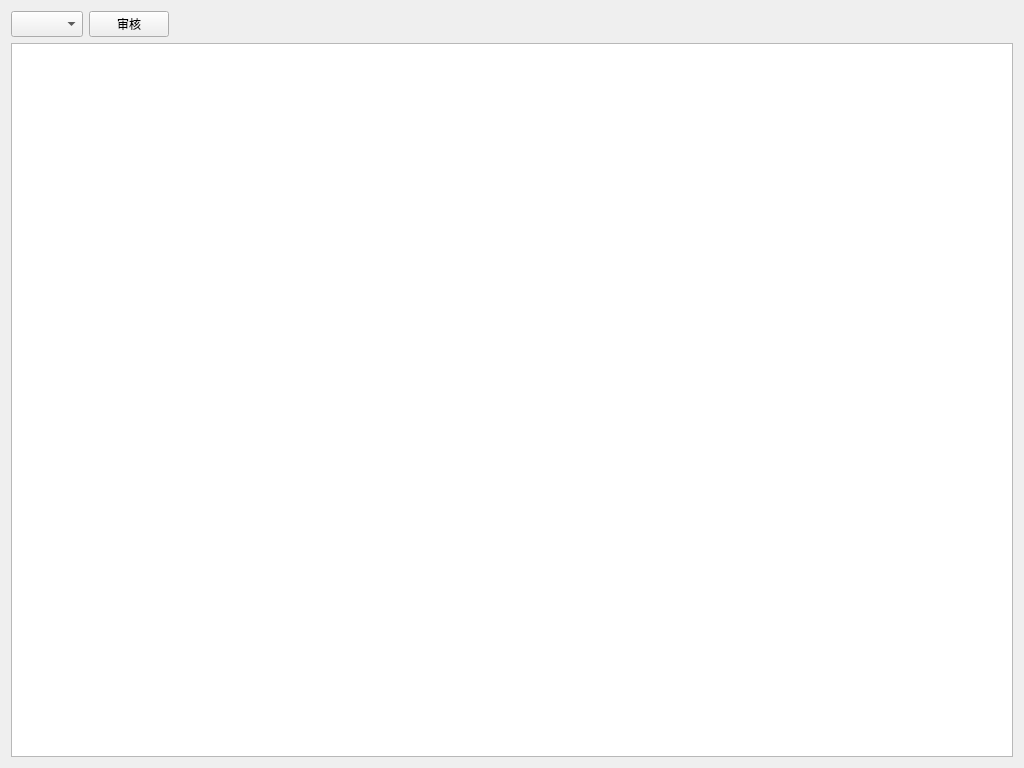
<?xml version="1.0" encoding="UTF-8"?>
<ui version="4.0">
 <class>Quote_check</class>
 <widget class="QWidget" name="Quote_check">
  <property name="geometry">
   <rect>
    <x>0</x>
    <y>0</y>
    <width>1024</width>
    <height>768</height>
   </rect>
  </property>
  <property name="windowTitle">
   <string>报价审核</string>
  </property>
  <property name="toolTip">
   <string/>
  </property>
  <layout class="QGridLayout" name="gridLayout">
   <item row="0" column="0">
    <widget class="QComboBox" name="Box_filter">
     <property name="minimumSize">
      <size>
       <width>0</width>
       <height>26</height>
      </size>
     </property>
     <property name="toolTip">
      <string>审核情况</string>
     </property>
     <property name="currentText">
      <string/>
     </property>
    </widget>
   </item>
   <item row="0" column="1">
    <widget class="QPushButton" name="Button_edit">
     <property name="toolTip">
      <string>审核</string>
     </property>
     <property name="text">
      <string>审核</string>
     </property>
     <property name="icon">
      <iconset resource="../myImage.qrc">
       <normaloff>:/myImage/images/Accept.png</normaloff>:/myImage/images/Accept.png</iconset>
     </property>
    </widget>
   </item>
   <item row="0" column="2">
    <spacer name="horizontalSpacer">
     <property name="orientation">
      <enum>Qt::Horizontal</enum>
     </property>
     <property name="sizeHint" stdset="0">
      <size>
       <width>806</width>
       <height>20</height>
      </size>
     </property>
    </spacer>
   </item>
   <item row="1" column="0" colspan="3">
    <widget class="QTableWidget" name="tblwgt_quote">
     <property name="sizePolicy">
      <sizepolicy hsizetype="Preferred" vsizetype="Preferred">
       <horstretch>0</horstretch>
       <verstretch>0</verstretch>
      </sizepolicy>
     </property>
     <property name="toolTip">
      <string>报价清单</string>
     </property>
     <attribute name="horizontalHeaderStretchLastSection">
      <bool>true</bool>
     </attribute>
     <attribute name="verticalHeaderStretchLastSection">
      <bool>false</bool>
     </attribute>
    </widget>
   </item>
  </layout>
 </widget>
 <resources>
  <include location="../myImage.qrc"/>
 </resources>
 <connections/>
</ui>
